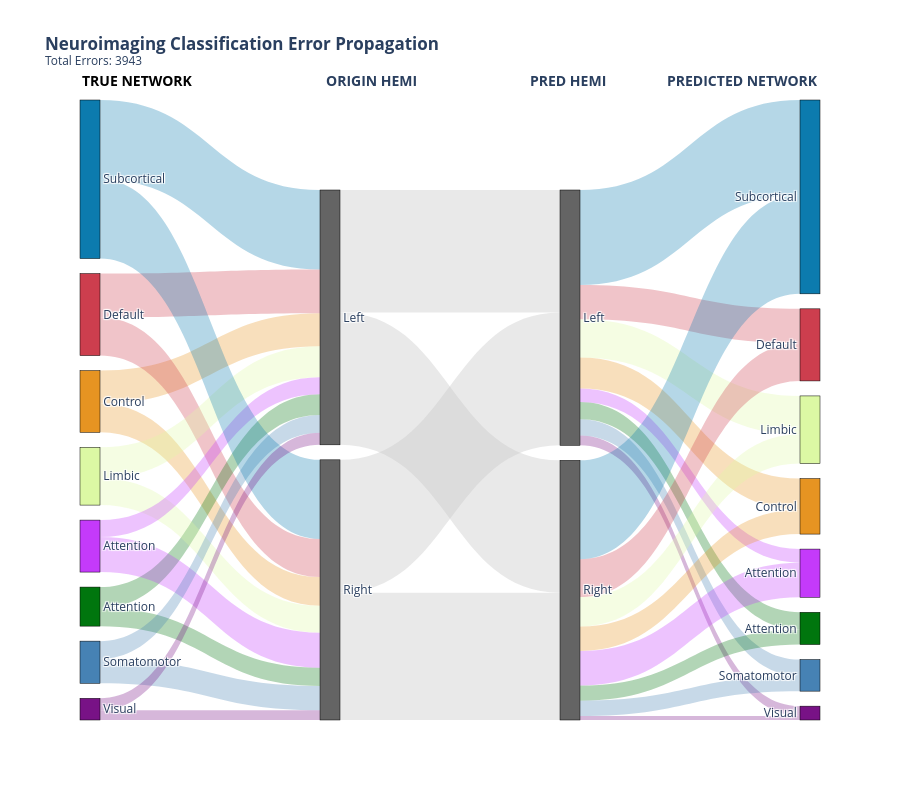

Notebook cell for this chart:
### Code cell
import pandas as pd
import numpy as np
import plotly.graph_objects as go

# ============================================================================
# 1. COLOR CONFIGURATION (Scientific Standard)
# ============================================================================
# Mapping networks to standard atlas colors (Yeo/Schaefer style)
NETWORK_COLORS = {
    'Visual': 'rgb(120, 18, 134)',                  # Purple
    'Somatomotor': 'rgb(70, 130, 180)',            # Blue
    'Dorsal Attention': 'rgb(0, 118, 14)',          # Green
    'Salience/Ventral Attention': 'rgb(196, 58, 250)', # Fuchsia
    'Limbic': 'rgb(220, 248, 164)',                # Cream/Yellow
    'Control': 'rgb(230, 148, 34)',                # Orange
    'Default': 'rgb(205, 62, 78)',                 # Red
    'Subcortical': 'rgb(12, 123, 174)',            # Blue
    'Other': 'rgb(128, 128, 128)'                  # Gray
}

# ============================================================================
# 2. SANKEY PLOTTING FUNCTION WITH FULL FLOW ANNOTATIONS
# ============================================================================

def plot_multilevel_sankey_annotated(df, title="Network Classification Error Flow"):
    """
    Creates a 3-tier Sankey with Network-specific coloring and flow percentage annotations
    throughout ALL stages of the flow.
    """
    nets = sorted(df['Source_Net'].unique())
    hemis = ["Left", "Right"]
    
    # 1. Build Node List and Node Color List
    nodes = []
    node_colors = []
    
    # Tier 0: True Networks
    for n in nets:
        nodes.append(f"True {n}")
        node_colors.append(NETWORK_COLORS.get(n, NETWORK_COLORS['Other']))
    
    # Tier 1: Source Hemispheres
    for h in hemis:
        nodes.append(f"Source {h}")
        node_colors.append('rgb(100, 100, 100)') # Neutral Dark Gray
        
    # Tier 2: Predicted Hemispheres
    for h in hemis:
        nodes.append(f"Pred {h}")
        node_colors.append('rgb(100, 100, 100)')
        
    # Tier 3: Predicted Networks
    for n in nets:
        nodes.append(f"Predicted {n}")
        node_colors.append(NETWORK_COLORS.get(n, NETWORK_COLORS['Other']))
        
    node_map = {name: i for i, name in enumerate(nodes)}
    links = []
    total_errors = df['Value'].sum()

    # Helper to convert RGB to RGBA for links (translucency)
    def to_rgba(rgb_str, alpha=0.3):
        return rgb_str.replace('rgb', 'rgba').replace(')', f', {alpha})')

    # --- Flow 1: True Network -> Source Hemisphere ---
    f1 = df.groupby(['Source_Net', 'Source_Hemi'])['Value'].sum().reset_index()
    for _, r in f1.iterrows():
        pct = (r['Value'] / total_errors) * 100
        color = to_rgba(NETWORK_COLORS.get(r['Source_Net'], NETWORK_COLORS['Other']))
        links.append(dict(
            source=node_map[f"True {r['Source_Net']}"], 
            target=node_map[f"Source {r['Source_Hemi']}"], 
            value=r['Value'],
            color=color,
            label=f"{pct:.1f}%"
        ))
        
    # --- Flow 2: Source Hemisphere -> Target Hemisphere (Inter-hemispheric Flow) ---
    f2 = df.groupby(['Source_Hemi', 'Target_Hemi'])['Value'].sum().reset_index()
    for _, r in f2.iterrows():
        pct = (r['Value'] / total_errors) * 100
        links.append(dict(
            source=node_map[f"Source {r['Source_Hemi']}"], 
            target=node_map[f"Pred {r['Target_Hemi']}"], 
            value=r['Value'],
            color='rgba(200, 200, 200, 0.4)',
            label=f"{pct:.1f}%"
        ))
        
    # --- Flow 3: Target Hemisphere -> Predicted Network ---
    f3 = df.groupby(['Target_Hemi', 'Target_Net'])['Value'].sum().reset_index()
    for _, r in f3.iterrows():
        pct = (r['Value'] / total_errors) * 100
        color = to_rgba(NETWORK_COLORS.get(r['Target_Net'], NETWORK_COLORS['Other']))
        links.append(dict(
            source=node_map[f"Pred {r['Target_Hemi']}"], 
            target=node_map[f"Predicted {r['Target_Net']}"], 
            value=r['Value'],
            color=color,
            label=f"{pct:.1f}%"
        ))

    # 3. Create Figure
    fig = go.Figure(data=[go.Sankey(
        arrangement="perpendicular",
        node=dict(
            pad=15, thickness=20,
            line=dict(color="black", width=0.5),
            label=[n.split(' ')[-1] for n in nodes],
            color=node_colors
        ),
        link=dict(
            source=[l['source'] for l in links],
            target=[l['target'] for l in links],
            value=[l['value'] for l in links],
            color=[l['color'] for l in links],
            customdata=[l.get('label', "") for l in links],
            hovertemplate='<b>Flow Amount:</b> %{value}<br><b>% of Total Errors:</b> %{customdata}<extra></extra>'
        )
    )])

    # 4. Add Section Annotations (Tier Labels)
    fig.update_layout(
        title_text=f"<b>{title}</b><br><sup>Total Errors: {int(total_errors)}</sup>",
        font_size=12,
        height=800,
        annotations=[
            dict(x=0, y=1.05, showarrow=False, text="<b>TRUE NETWORK</b>", 
                 xref="paper", yref="paper", font=dict(size=14, color="black")),
            dict(x=0.33, y=1.05, showarrow=False, text="<b>ORIGIN HEMI</b>", 
                 xref="paper", yref="paper", font=dict(size=14)),
            dict(x=0.66, y=1.05, showarrow=False, text="<b>PRED HEMI</b>", 
                 xref="paper", yref="paper", font=dict(size=14)),
            dict(x=1, y=1.05, showarrow=False, text="<b>PREDICTED NETWORK</b>", 
                 xref="paper", yref="paper", font=dict(size=14))
        ]
    )
    return fig

# --- EXECUTION ---
fig = plot_multilevel_sankey_annotated(sankey_data, 
                                       title="Neuroimaging Classification Error Propagation")
fig.show()

### Figure 1 — Plotly figure (JSON) as saved in the notebook; plotly's stock layout.template omitted (floating-point values rounded to 4 significant figures)
{"data": [{"arrangement": "perpendicular", "link": {"color": ["rgba(230, 148, 34, 0.3)", "rgba(230, 148, 34, 0.3)", "rgba(205, 62, 78, 0.3)", "rgba(205, 62, 78, 0.3)", "rgba(0, 118, 14, 0.3)", "rgba(0, 118, 14, 0.3)", "rgba(220, 248, 164, 0.3)", "rgba(220, 248, 164, 0.3)", "rgba(196, 58, 250, 0.3)", "rgba(196, 58, 250, 0.3)", "rgba(70, 130, 180, 0.3)", "rgba(70, 130, 180, 0.3)", "rgba(12, 123, 174, 0.3)", "rgba(12, 123, 174, 0.3)", "rgba(120, 18, 134, 0.3)", "rgba(120, 18, 134, 0.3)", "rgba(200, 200, 200, 0.4)", "rgba(200, 200, 200, 0.4)", "rgba(200, 200, 200, 0.4)", "rgba(200, 200, 200, 0.4)", "rgba(230, 148, 34, 0.3)", "rgba(205, 62, 78, 0.3)", "rgba(0, 118, 14, 0.3)", "rgba(220, 248, 164, 0.3)", "rgba(196, 58, 250, 0.3)", "rgba(70, 130, 180, 0.3)", "rgba(12, 123, 174, 0.3)", "rgba(120, 18, 134, 0.3)", "rgba(230, 148, 34, 0.3)", "rgba(205, 62, 78, 0.3)", "rgba(0, 118, 14, 0.3)", "rgba(220, 248, 164, 0.3)", "rgba(196, 58, 250, 0.3)", "rgba(70, 130, 180, 0.3)", "rgba(12, 123, 174, 0.3)", "rgba(120, 18, 134, 0.3)"], "customdata": ["6.4%", "5.6%", "8.5%", "7.4%", "4.1%", "3.5%", "6.0%", "5.2%", "3.3%", "6.8%", "3.4%", "4.7%", "15.4%", "15.4%", "2.3%", "1.9%", "23.8%", "25.7%", "25.8%", "24.7%", "6.0%", "6.6%", "3.3%", "7.4%", "2.6%", "3.2%", "18.4%", "1.9%", "4.7%", "7.4%", "2.9%", "5.7%", "6.7%", "3.0%", "19.2%", "0.8%"], "hovertemplate": "<b>Flow Amount:</b> %{value}<br><b>% of Total Errors:</b> %{customdata}<extra></extra>", "source": [0, 0, 1, 1, 2, 2, 3, 3, 4, 4, 5, 5, 6, 6, 7, 7, 8, 8, 9, 9, 10, 10, 10, 10, 10, 10, 10, 10, 11, 11, 11, 11, 11, 11, 11, 11], "target": [8, 9, 8, 9, 8, 9, 8, 9, 8, 9, 8, 9, 8, 9, 8, 9, 10, 11, 10, 11, 12, 13, 14, 15, 16, 17, 18, 19, 12, 13, 14, 15, 16, 17, 18, 19], "value": [253, 220, 336, 292, 160, 139, 236, 206, 130, 268, 136, 187, 608, 606, 92, 74, 937, 1014, 1018, 974, 238, 262, 131, 293, 104, 125, 727, 75, 187, 290, 116, 225, 265, 117, 757, 31]}, "node": {"color": ["rgb(230, 148, 34)", "rgb(205, 62, 78)", "rgb(0, 118, 14)", "rgb(220, 248, 164)", "rgb(196, 58, 250)", "rgb(70, 130, 180)", "rgb(12, 123, 174)", "rgb(120, 18, 134)", "rgb(100, 100, 100)", "rgb(100, 100, 100)", "rgb(100, 100, 100)", "rgb(100, 100, 100)", "rgb(230, 148, 34)", "rgb(205, 62, 78)", "rgb(0, 118, 14)", "rgb(220, 248, 164)", "rgb(196, 58, 250)", "rgb(70, 130, 180)", "rgb(12, 123, 174)", "rgb(120, 18, 134)"], "label": ["Control", "Default", "Attention", "Limbic", "Attention", "Somatomotor", "Subcortical", "Visual", "Left", "Right", "Left", "Right", "Control", "Default", "Attention", "Limbic", "Attention", "Somatomotor", "Subcortical", "Visual"], "line": {"color": "black", "width": 0.5}, "pad": 15, "thickness": 20}, "type": "sankey"}], "layout": {"annotations": [{"font": {"color": "black", "size": 14}, "showarrow": false, "text": "<b>TRUE NETWORK</b>", "x": 0, "xref": "paper", "y": 1.05, "yref": "paper"}, {"font": {"size": 14}, "showarrow": false, "text": "<b>ORIGIN HEMI</b>", "x": 0.33, "xref": "paper", "y": 1.05, "yref": "paper"}, {"font": {"size": 14}, "showarrow": false, "text": "<b>PRED HEMI</b>", "x": 0.66, "xref": "paper", "y": 1.05, "yref": "paper"}, {"font": {"size": 14}, "showarrow": false, "text": "<b>PREDICTED NETWORK</b>", "x": 1, "xref": "paper", "y": 1.05, "yref": "paper"}], "font": {"size": 12}, "height": 800, "title": {"text": "<b>Neuroimaging Classification Error Propagation</b><br><sup>Total Errors: 3943</sup>"}}}
